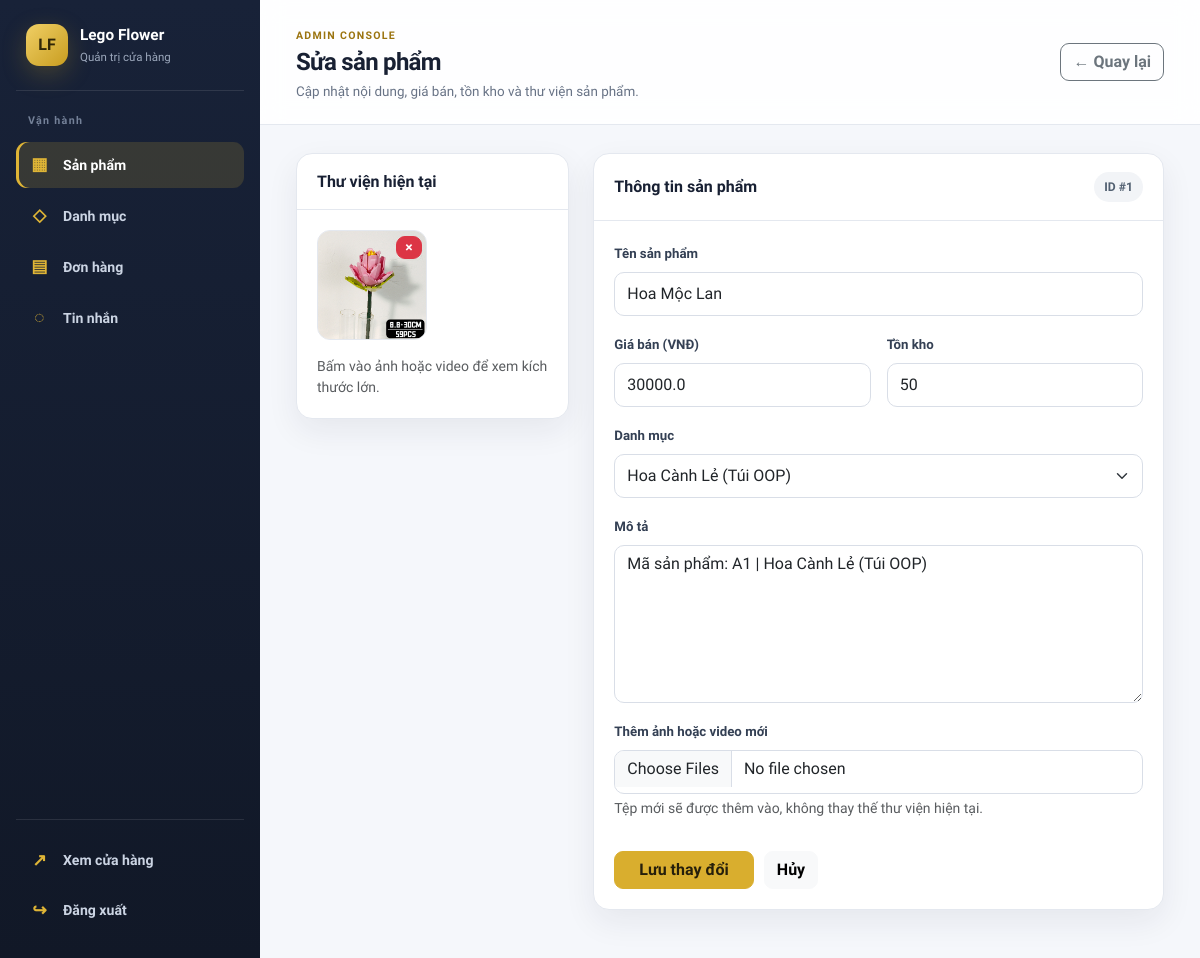
Before: /admin/edit/1 (signed in) with the older database file.
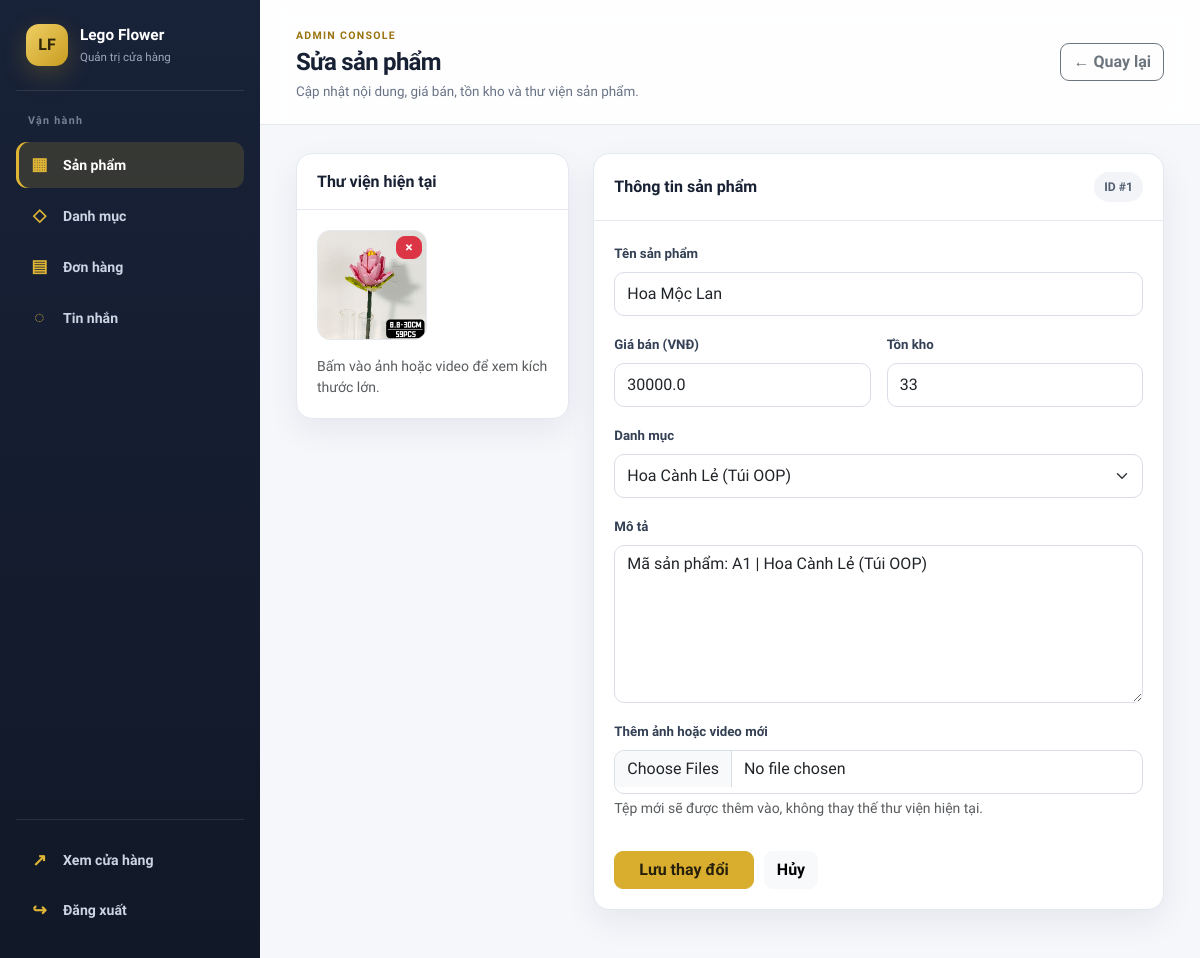
After: the same page with the newer database file.
### app/models/product.py (models this page shows, shortened)
class Product(db.Model):
    __tablename__ = "products"
    id = db.Column(db.Integer, primary_key=True)
    name = db.Column(db.String(200), nullable=False)
    price = db.Column(db.Float, nullable=False, index=True)
    description = db.Column(db.Text, nullable=True)
    image = db.Column(db.String(200), nullable=True)  # ảnh cũ (giữ để tương thích ngược)
    stock = db.Column(db.Integer, default=0)
    category_id = db.Column(db.Integer, db.ForeignKey("categories.id"), nullable=True, index=True)
    is_carousel = db.Column(
        db.Boolean,
        nullable=False,
        default=False,
        server_default=db.false(),
    )
    carousel_order = db.Column(db.Integer, nullable=True)
    __table_args__ = (
        db.Index("idx_products_category_id_desc", "category_id", "id"),
        db.Index("idx_products_carousel_order", "is_carousel", "carousel_order", "id"),
    )

class Category(db.Model):
    __tablename__ = "categories"
    id = db.Column(db.Integer, primary_key=True)
    name = db.Column(db.String(100), nullable=False)
    products = db.relationship("Product", backref="category", lazy=True)

### app/routes/admin_products.py (the view, shortened to what this page needs)
@admin_required
def admin_edit_product(product_id):
    product = Product.query.get_or_404(product_id)
    categories = get_cached_categories()
    return render_template("admin/edit_product.html", product=product, categories=categories)

### app/context.py (called while the page is built)
def inject_nav_categories():
    return dict(nav_categories=get_cached_categories())

def inject_cart_count():
    cart = session.get("cart", {})
    total_qty = (
        sum(int(v) for v in cart.values() if isinstance(v, (int, str)) and str(v).isdigit())
        if isinstance(cart, dict)
        else 0
    )
    return dict(cart_count=total_qty)

def inject_chat_session():
    return dict(chat_session_id=current_chat_session_id())

### app/security.py (called while the page is built)
def load_user(user_id):
    try:
        account_type, raw_id = user_id.split("-", 1)
        raw_id = int(raw_id)
    except (ValueError, AttributeError):
        return None
    if account_type == "admin":
        return db.session.get(Admin, raw_id)
    elif account_type == "customer":
        return db.session.get(Customer, raw_id)
    return None

def admin_required(f):
    @wraps(f)
    def decorated(*args, **kwargs):
        if not current_user.is_authenticated:
            return redirect(url_for("admin_login", next=request.path))
        if not isinstance(current_user, Admin):
            abort(403)
        return f(*args, **kwargs)
    return decorated

### templates/admin/edit_product.html (shortened to what the changed rows need)
{% extends "admin/base.html" %}
{% block page_title %}Sửa sản phẩm{% endblock %}
{% block content %}
<div class="row g-4">
    {% if product.media or product.image %}
    <div class="col-xl-4">
        <section class="admin-panel">
            <div class="admin-panel-header"><h2>Thư viện hiện tại</h2></div>
        </section>
    </div>
    {% endif %}
    <div class="{{ 'col-xl-8' if product.media or product.image else 'col-12' }}">
        <section class="admin-panel admin-form-card mw-100">
            <div class="admin-panel-header"><h2>Thông tin sản phẩm</h2><span class="admin-stat">ID #{{ product.id }}</span></div>
            <form method="POST" enctype="multipart/form-data" class="admin-panel-body">
                <div class="mb-3"><label for="productName" class="form-label">Tên sản phẩm</label><input id="productName" type="text" name="name" class="form-control" value="{{ product.name }}" required></div>
                <div class="row g-3 mb-3">
                    <div class="col-md-6"><label for="productPrice" class="form-label">Giá bán (VNĐ)</label><input id="productPrice" type="number" min="0" step="0.01" name="price" class="form-control" value="{{ product.price }}" required></div>
                    <div class="col-md-6"><label for="productStock" class="form-label">Tồn kho</label><input id="productStock" type="number" min="0" name="stock" class="form-control" value="{{ product.stock }}"></div>
                </div>
                <div class="mb-3"><label for="productCategory" class="form-label">Danh mục</label><select id="productCategory" name="category_id" class="form-select"><option value="">Không chọn danh mục</option>{% for cat in categories %}<option value="{{ cat.id }}" {% if product.category_id == cat.id %}selected{% endif %}>{{ cat.name }}</option>{% endfor %}</select></div>
                <div class="mb-3"><label for="productDescription" class="form-label">Mô tả</label><textarea id="productDescription" name="description" class="form-control" rows="6">{{ product.description or '' }}</textarea></div>
            </form>
        </section>
    </div>
</div>
{% endblock %}

Changed rows visible on the page:
changed Product "Hoa Mộc Lan": stock "50" → "33"
